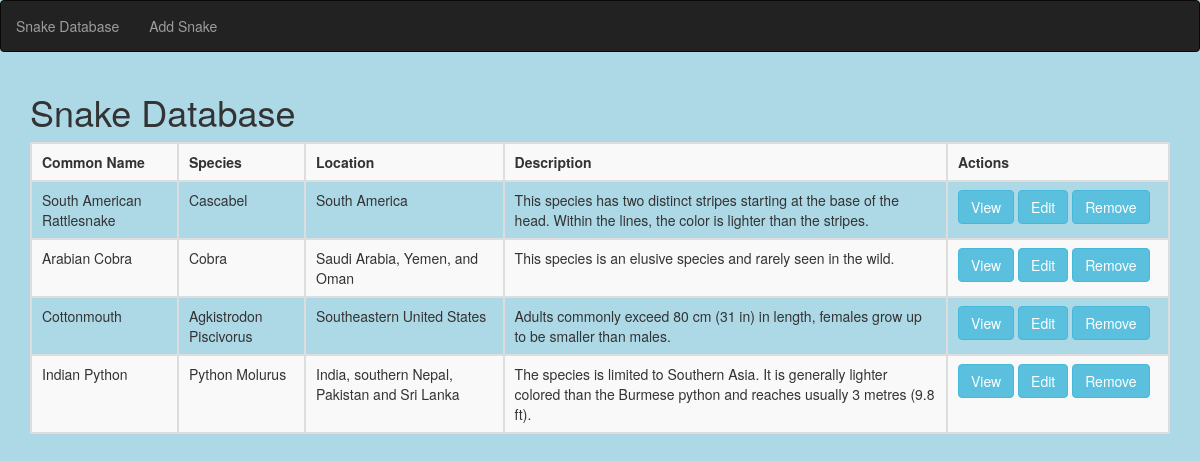
The page / on the database its author committed.
### snakes/models.py (models this page shows)
class Snake(models.Model):
    common_name = models.CharField(max_length=50)
    species = models.CharField(max_length=100)
    location = models.CharField(max_length=50)
    description = models.CharField(max_length=300)

### snakes/views.py (the view)
# urls.py: url(r'^$', views.index, name='snakes'),
def index(request):
    snakes = get_list_or_404(Snake)
    return render(request, 'index.html', {
        'snakes': snakes
    })

### snakes/templates/index.html (shortened to what this page needs)
{% extends 'snake_database/templates/app.html' %}
{% block styles %}
    {% load staticfiles %}
    <link rel="stylesheet" href="{% static 'css/snakes.css' %}">
    <link rel="stylesheet" type="text/css" href="//cdn.datatables.net/1.10.13/css/jquery.dataTables.css">
{% endblock %}
{% block content %}
    <h1>Snake Database</h1>
    <table id="snakes_table" class="table table-striped table-bordered" cellspacing="0" width="150%">
        <tr>
            <th>Common Name</th>
            <th>Species</th>
            <th>Location</th>
            <th>Description</th>
            <th style="width: 200px">Actions</th>
        </tr>
        {% for snake in snakes %}
        <tr>
            <td>{{ snake.common_name }} </td>
            <td>{{ snake.species }}</td>
            <td>{{ snake.location }}</td>
            <td>{{ snake.description }}</td>
            <td>
                <a href="/snake/{{snake.id}}" class="btn btn-info" role="button">View</a>
                <a href="/snakes/edit/{{snake.id}}" class="btn btn-info" role="button">Edit</a>
                <a href="/delete/{{snake.id}}" class="btn btn-info" role="button">Remove</a>
            </td>
        </tr>
        {% endfor %}
    </table>
{% endblock %}

### snake_database/templates/app.html (shortened to what this page needs)
{% load staticfiles %}
<!DOCTYPE html>
<html lang="en">
<head>
    <link rel="stylesheet" href="https://maxcdn.bootstrapcdn.com/bootstrap/3.3.7/css/bootstrap.min.css">
    {% block styles %}
    {% endblock %}
    <link rel="stylesheet" href="{% static 'css/app.css' %}">
</head>
<body>
    <nav class="navbar navbar-inverse">
        <ul class="nav navbar-nav">
            <li><a href="{% url 'snakes' %}">Snake Database</a></li>
            <li><a href="{% url 'add_snakes' %}">Add Snake</a></li>
        </ul>
    </nav>
    <div class="container">
        {% block content %}
        {% endblock %}
    </div>
</body>
</html>

### snakes/static/css/snakes.css (style rules this page uses)
body { background: lightblue; }

### rows shown on the page
Snake: common_name "South American Rattlesnake", species "Cascabel", location "South America", description "This species has two distinct stripes starting at the base of the head. Within the lines, the color is lighter than the stripes."
Snake: common_name "Arabian Cobra", species "Cobra", location "Saudi Arabia, Yemen, and Oman", description "This species is an elusive species and rarely seen in the wild."
Snake: common_name "Cottonmouth", species "Agkistrodon Piscivorus", location "Southeastern United States", description "Adults commonly exceed 80 cm (31 in) in length, females grow up to be smaller than males."
Snake: common_name "Indian Python", species "Python Molurus", location "India, southern Nepal, Pakistan and Sri Lanka", description "The species is limited to Southern Asia. It is generally lighter colored than the Burmese python and reaches usually 3 metres (9.8 ft)."
